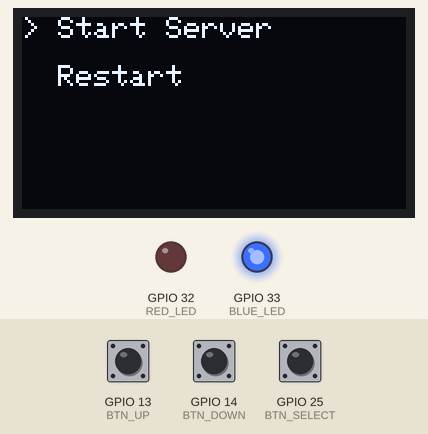
Recording of a sketch running on a simulated ESP32. On the bench: 128×64 one-colour display, output pins drawn as LEDs (lit = HIGH). The test bench sets the inputs (shaded band); at power-on: GPIO 13 (BTN_UP) HIGH, GPIO 14 (BTN_DOWN) HIGH, GPIO 25 (BTN_SELECT) HIGH. Storage starts empty.

Above: at 2.2 s.
2.3 s: GPIO 13 (BTN_UP) pulled LOW for 1 s
At 4.1 s:
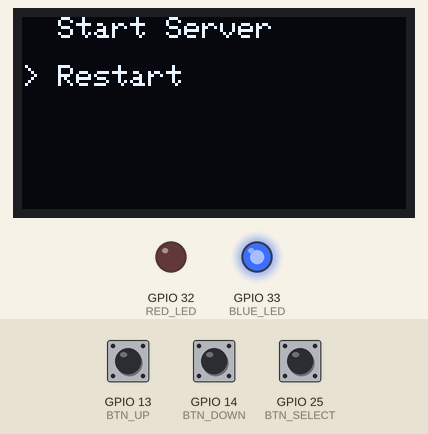
4.8 s: GPIO 14 (BTN_DOWN) pulled LOW for 3.2 s
At 8.5 s:
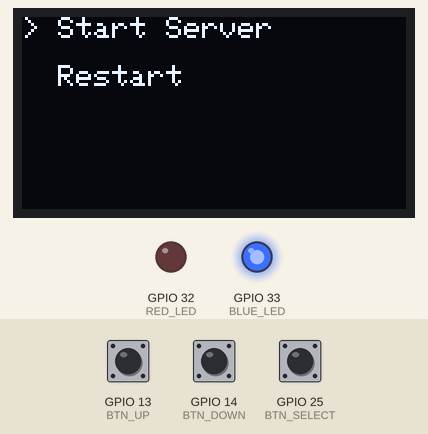
9.5 s: GPIO 25 (BTN_SELECT) pulled LOW for 0.15 s
At 10.7 s:
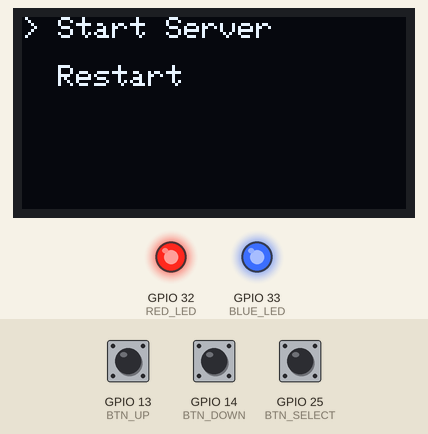
11.1 s: GPIO 13 (BTN_UP) pulled LOW for 0.15 s
At 12.3 s:
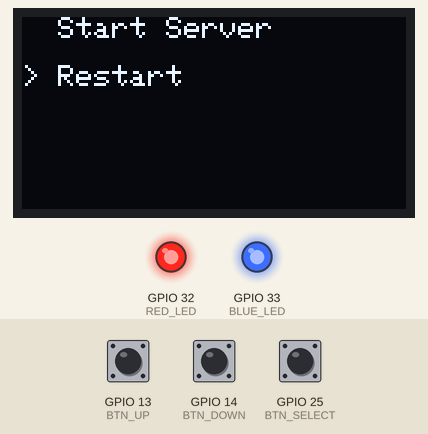
12.7 s: GPIO 13 (BTN_UP) pulled LOW for 3.2 s
At 16.9 s:
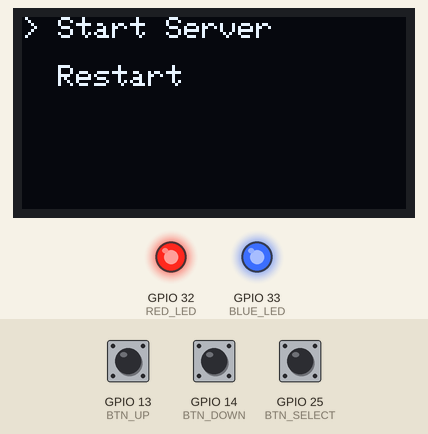
17.4 s: GPIO 14 (BTN_DOWN) pulled LOW for 0.15 s
At 18.3 s:
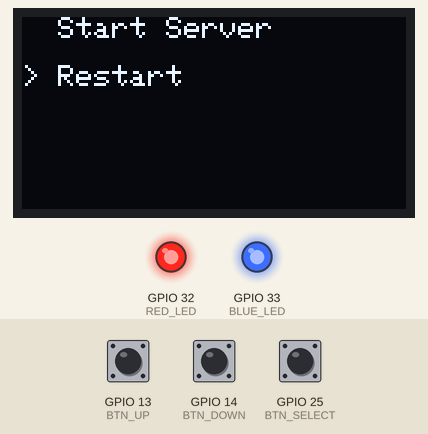
Timing chart, 0 to 20.0 s (numbered marks = the images above; inputs shaded):
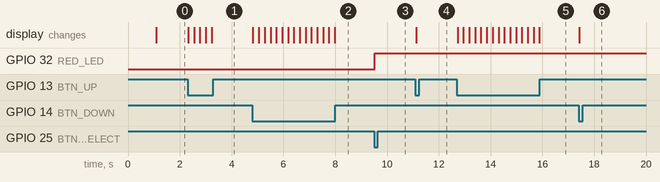

The sketch:

resume_server.ino
```cpp
#include <WiFi.h>
#include <WebServer.h>
#include <DNSServer.h>
#include <SPIFFS.h>
#include <Wire.h>
#include <Adafruit_GFX.h>
#include <Adafruit_SSD1306.h>

// OLED Setup
#define SCREEN_WIDTH 128
#define SCREEN_HEIGHT 64
#define OLED_RESET    -1
Adafruit_SSD1306 display(SCREEN_WIDTH, SCREEN_HEIGHT, &Wire, OLED_RESET);

// Pins
#define BTN_UP     13
#define BTN_DOWN   14
#define BTN_SELECT 25
#define RED_LED    32
#define BLUE_LED   33

String menu[] = {"Start Server", "Restart"};
int menuIndex = 0;
WebServer server(80);
DNSServer dns;
bool serverRunning = false;

void drawMenu() {
  display.clearDisplay();
  display.setTextSize(1);
  display.setTextColor(WHITE);
  for (int i = 0; i < 2; i++) {
    display.setCursor(0, i * 16);
    display.print((i == menuIndex) ? "> " : "  ");
    display.print(menu[i]);
  }
  display.display();
}

void startServer() {
  if (!SPIFFS.begin(true)) return;
  WiFi.softAP("arian-portfolio", "", 1, 0, 4);
  dns.start(53, "*", WiFi.softAPIP());
  server.serveStatic("/resume.jpg", SPIFFS, "/resume.jpg");
  server.onNotFound([]() {
    server.send(200, "text/html", "<img src='/resume.jpg' style='width:100%'>");
  });
  server.begin();
  serverRunning = true;
  digitalWrite(RED_LED, HIGH);
}

void restartDevice() {
  ESP.restart();
}

void handleInput() {
  if (digitalRead(BTN_UP) == LOW) { menuIndex = (menuIndex - 1 + 2) % 2; drawMenu(); delay(200); }
  if (digitalRead(BTN_DOWN) == LOW) { menuIndex = (menuIndex + 1) % 2; drawMenu(); delay(200); }
  if (digitalRead(BTN_SELECT) == LOW) {
    if (menu[menuIndex] == "Start Server" && !serverRunning) startServer();
    else if (menu[menuIndex] == "Restart") restartDevice();
    delay(500);
  }
}

void setup() {
  Serial.begin(115200);
  pinMode(RED_LED, OUTPUT); pinMode(BLUE_LED, OUTPUT);
  pinMode(BTN_UP, INPUT_PULLUP); pinMode(BTN_DOWN, INPUT_PULLUP); pinMode(BTN_SELECT, INPUT_PULLUP);
  digitalWrite(RED_LED, LOW); digitalWrite(BLUE_LED, HIGH);
  Wire.begin(21, 22);
  display.begin(SSD1306_SWITCHCAPVCC, 0x3C);
  display.clearDisplay(); display.setTextSize(1); display.setTextColor(WHITE);
  display.setCursor(0, 0); display.println("ESP32 Resume Server"); display.display(); delay(1000);
  drawMenu();
}

void loop() {
  handleInput();
  if (serverRunning) {
    dns.processNextRequest();
    server.handleClient();
  }
}
```

Measured:
- after the input at 2.3 s, the display: changes at once (image 1)
- after the input at 4.8 s, the display: changes at once (image 2)
- after the input at 9.5 s, GPIO 32 (RED_LED): LOW → HIGH at once
- after the input at 11.1 s, the display: changes at once (image 4)
- after the input at 12.7 s, the display: changes at once (image 5)
- after the input at 17.4 s, the display: changes at once (image 6)
